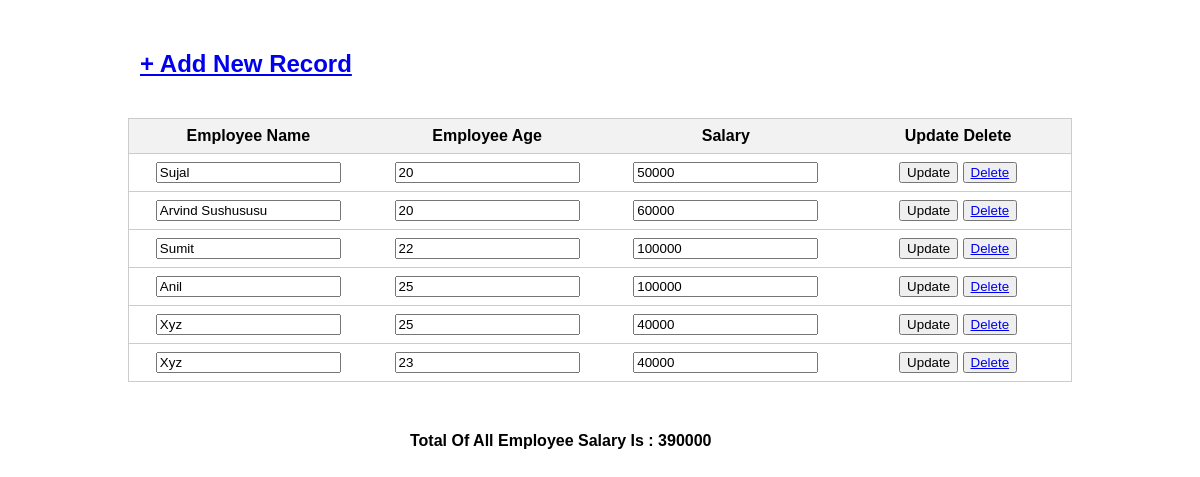
The app's page /record/ with its own data.
### App1/models.py (models this page shows, shortened)
class Emp(models.Model):
    Emp_name = models.CharField(max_length=20)
    Emp_age = models.IntegerField()
    Salary = models.IntegerField()

### App1/views.py (the view)
# urls.py: path('record/',views.emp_record,name='emp_record'),
def emp_record(request):
    aid = Emp.objects.all()
    Ts = 0
    for i in aid:
        Ts = Ts + i.Salary
    print(Ts)
    context = {
        'aid': aid,
        'Ts' : Ts
    }
    return render(request,'emp_record.html',context)

### App1/Templates/emp_record.html (shortened to what this page needs)
<!DOCTYPE html>
{% load static %}
<html lang="en">
<head>
</head>
<body>
    <a href="/emp/"> <h2>+ Add New Record</h2> </a>
        <table>
            <thead>
                <tr>
                <th>Employee Name</th>
                <th>Employee Age</th>
                <th>Salary</th>
                <th>Update Delete</th>
                </tr>
            </thead>
            <tbody>
                {% for i in aid %}
                <form action="/update/{{i.id}}" method="post">
                <tr>
                    <td>
                    <input type="text" name="Emp_name" value="{{i.Emp_name}}">
                    </td>
                    <td>
                    <input type="number" name="Emp_age" value="{{i.Emp_age}}">
                    </td>
                    <td>
                    <input type="number" name="Salary" value="{{i.Salary}}">
                    </td>
                    <td>
                        <button type="submit">Update</button>
                        <button>
                            <a href="/delete/{{i.id}}">Delete</a>
                        </button>
                    </td>
                </tr>
                </form>
                {% endfor %}
            </tbody>
        </table>
    <h4>Total Of All Employee Salary Is : {{Ts}}</h4>
</body>
</html>

### App1/Templates/emp_record.html (style rules this page uses)
* { box-sizing: border-box; }
body { font-family: Arial, sans-serif; margin: 0; padding: 10px; }
table { width: 80%; border-collapse: collapse; border: 1px solid #ccc; margin: auto; }
h4 { margin: 50px 400px; }
h2 { margin: 40px 130px; }
th, td { width: 20%; padding: 8px; text-align: center; border-bottom: 1px solid #ccc; }
th { background-color: #f2f2f2; font-weight: bold; }

### records on screen
Emp: Emp_name "Sujal", Emp_age "20", Salary "50000"
Emp: Emp_name "Arvind Sushususu", Emp_age "20", Salary "60000"
Emp: Emp_name "Sumit", Emp_age "22", Salary "100000"
Emp: Emp_name "Anil", Emp_age "25", Salary "100000"
Emp: Emp_name "Xyz", Emp_age "25", Salary "40000"
Emp: Emp_name "Xyz", Emp_age "23", Salary "40000"

### other values on screen
{{ Ts }} "390000"
